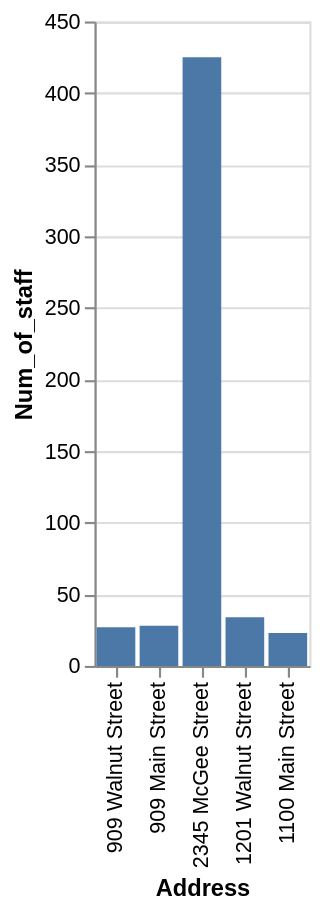

Specify this chart in Vega-Lite:
### Vega-Lite specification from a JSON file in a GitHub repository (floating-point values rounded to 4 significant figures)
{"data": {"values": [{"x_data": "909 Walnut Street", "y_data": 27}, {"x_data": "909 Main Street", "y_data": 28}, {"x_data": "2345 McGee Street", "y_data": 425}, {"x_data": "1201 Walnut Street", "y_data": 34}, {"x_data": "1100 Main Street", "y_data": 23}]}, "mark": "bar", "encoding": {"x": {"field": "x_data", "type": "nominal", "title": "Address", "sort": "descending"}, "y": {"field": "y_data", "type": "quantitative", "title": "Num_of_staff"}}}
